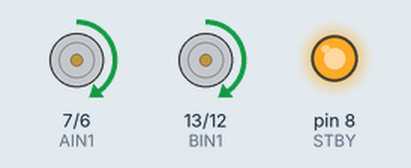
Recording of a sketch running on a simulated Arduino Uno, built with avr-gcc and run on an emulated ATmega328P. Shown: motor-driver pin pairs drawn as motors (green arrow = first pin HIGH = forward, orange = second pin HIGH = backward, longer = more drive, scaled by the enable pin, stopped while the standby pin is LOW), output pins drawn as LEDs (lit = HIGH).

Above: at 0.2 s.
Timing chart, 0 to 1.7 s (numbered marks = the images above):
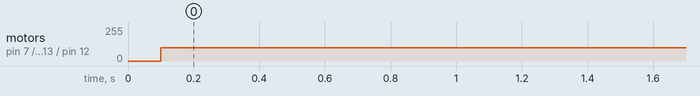

The sketch:

motor.ino
```cpp
#include <Wire.h>
#include "TB6612FNG.h"

utils::TB6612FNG motor;

void setup()
{
  Serial.begin(115200);
  while (!Serial){}

  Wire.begin();
  motor.init();

  delay(100);
}

void loop()
{
  motor.move(100);
}
```

TB6612FNG.cpp
```cpp
#include "TB6612FNG.h"

namespace utils {
void TB6612FNG::init(){
  pinMode(STBY, OUTPUT);
  pinMode(AIN1, OUTPUT);
  pinMode(AIN2, OUTPUT);
  pinMode(BIN1, OUTPUT);
  pinMode(BIN2, OUTPUT);
  pinMode(PWMA, OUTPUT);
  pinMode(PWMB, OUTPUT);

  digitalWrite(STBY, HIGH); // スタンバイ
}

void TB6612FNG::move(const int& speed){
  bool pin1;
  bool pin2;
  if (speed > 0){
    pin1 = 0x1;   // HIGH
    pin2 = 0x0;   // LOW
  }
  else{
    pin1 = 0x0;   // LOW
    pin2 = 0x1;   // HIGH
  }
  digitalWrite(AIN1, pin1);
  digitalWrite(AIN2, pin2);
  analogWrite(PWMA, abs(speed));
  digitalWrite(BIN1, pin1);
  digitalWrite(BIN2, pin2);
  analogWrite(PWMB, abs(speed));
}

void TB6612FNG::turn(const int& rpm){
  bool pin1;
  bool pin2;
  if (rpm > 0){
    pin1 = 0x1;   // HIGH
    pin2 = 0x1;   // HIGH
  }
  else{
    pin1 = 0x0;   // LOW
    pin2 = 0x0;   // LOW
  }
  digitalWrite(AIN1, pin1);
  digitalWrite(AIN2, pin2);
  analogWrite(PWMA, abs(rpm));
  digitalWrite(BIN1, pin1);
  digitalWrite(BIN2, pin2);
  analogWrite(PWMB, abs(rpm));
}

} // utils
```

TB6612FNG.h
```cpp
#pragma once

#include <Arduino.h>
#include <Wire.h>

//TB6612FNG pin map
#define AIN1 7    // left motor
#define AIN2 6
#define BIN1 13   // right motor
#define BIN2 12
#define PWMA 9    // left motor pwm
#define PWMB 10   // right motor pwm
#define STBY 8    // standby

namespace utils {

class TB6612FNG
{
private:

public:
  TB6612FNG() = default;
  ~TB6612FNG() = default;

  // initialize
  void init();
  // Speed -255 ~ 255
  void move(const int& speed);
  void turn(const int& rpm);
};

} // utils
```

Measured:
- by itself, motor on pin 7 (AIN1) / pin 6 (AIN2), motor on pin 13 (BIN1) / pin 12 (BIN2): stopped → forward 100/255 at 0.10 s
